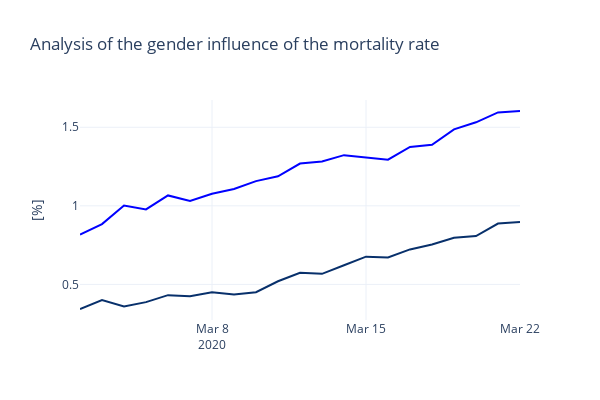

The code cell stored with this chart in its notebook:
### Markdown cell above
Let's investigate if gender has an effect on the virus. Therefore we take a look at the TimeGender data set and produce a plot of the mortality rate similar as above

### Code cell
df=df_dict['TimeGender']
fig = go.Figure()
colors=plt.cm.Blues(np.linspace(0, 1, len(df['sex'].unique())))

for i, sex in enumerate(df['sex'].unique()):
    plt_df=df[df['sex']==sex]
    x=plt_df['date'].values
    y_conf=plt_df['confirmed'].values
    
    y_des=plt_df['deceased'].values

    #decease rate
    y_des_rate=y_des/y_conf*100

    color=f"rgba({colors[i][0]},{colors[i][1]},{colors[i][2]},{colors[i][3]})"
    
    
    fig.add_trace(go.Scatter(x=x, y=y_des_rate, name=f"{sex} cumulative", line=dict(color=color), showlegend=False))

fig.update_yaxes(title_text="[%]")
fig.update_layout(height=400,
                  width=600,
                  title_text="Analysis of the gender influence of the mortality rate",
                  template="plotly_white")
fig.show()

### Figure 1 — Plotly figure (JSON) as saved in the notebook; plotly's stock layout.template omitted (floating-point values rounded to 4 significant figures)
{"data": [{"line": {"color": "rgba(0.9686274509803922,0.984313725490196,1.0,1.0)"}, "name": "male cumulative", "showlegend": false, "type": "scatter", "x": ["2020-03-02", "2020-03-03", "2020-03-04", "2020-03-05", "2020-03-06", "2020-03-07", "2020-03-08", "2020-03-09", "2020-03-10", "2020-03-11", "2020-03-12", "2020-03-13", "2020-03-14", "2020-03-15", "2020-03-16", "2020-03-17", "2020-03-18", "2020-03-19", "2020-03-20", "2020-03-21", "2020-03-22"], "y": [0.8171, 0.884, 1.002, 0.9772, 1.066, 1.031, 1.076, 1.108, 1.157, 1.188, 1.269, 1.282, 1.323, 1.307, 1.294, 1.375, 1.389, 1.487, 1.532, 1.594, 1.603]}, {"line": {"color": "rgba(0.03137254901960784,0.18823529411764706,0.4196078431372549,1.0)"}, "name": "female cumulative", "showlegend": false, "type": "scatter", "x": ["2020-03-02", "2020-03-03", "2020-03-04", "2020-03-05", "2020-03-06", "2020-03-07", "2020-03-08", "2020-03-09", "2020-03-10", "2020-03-11", "2020-03-12", "2020-03-13", "2020-03-14", "2020-03-15", "2020-03-16", "2020-03-17", "2020-03-18", "2020-03-19", "2020-03-20", "2020-03-21", "2020-03-22"], "y": [0.3434, 0.3997, 0.3601, 0.3871, 0.4316, 0.424, 0.4505, 0.4364, 0.4505, 0.52, 0.5744, 0.5673, 0.6217, 0.6765, 0.671, 0.7227, 0.7539, 0.7971, 0.808, 0.8869, 0.8963]}], "layout": {"height": 400, "title": {"text": "Analysis of the gender influence of the mortality rate"}, "width": 600, "yaxis": {"title": {"text": "[%]"}}}}
